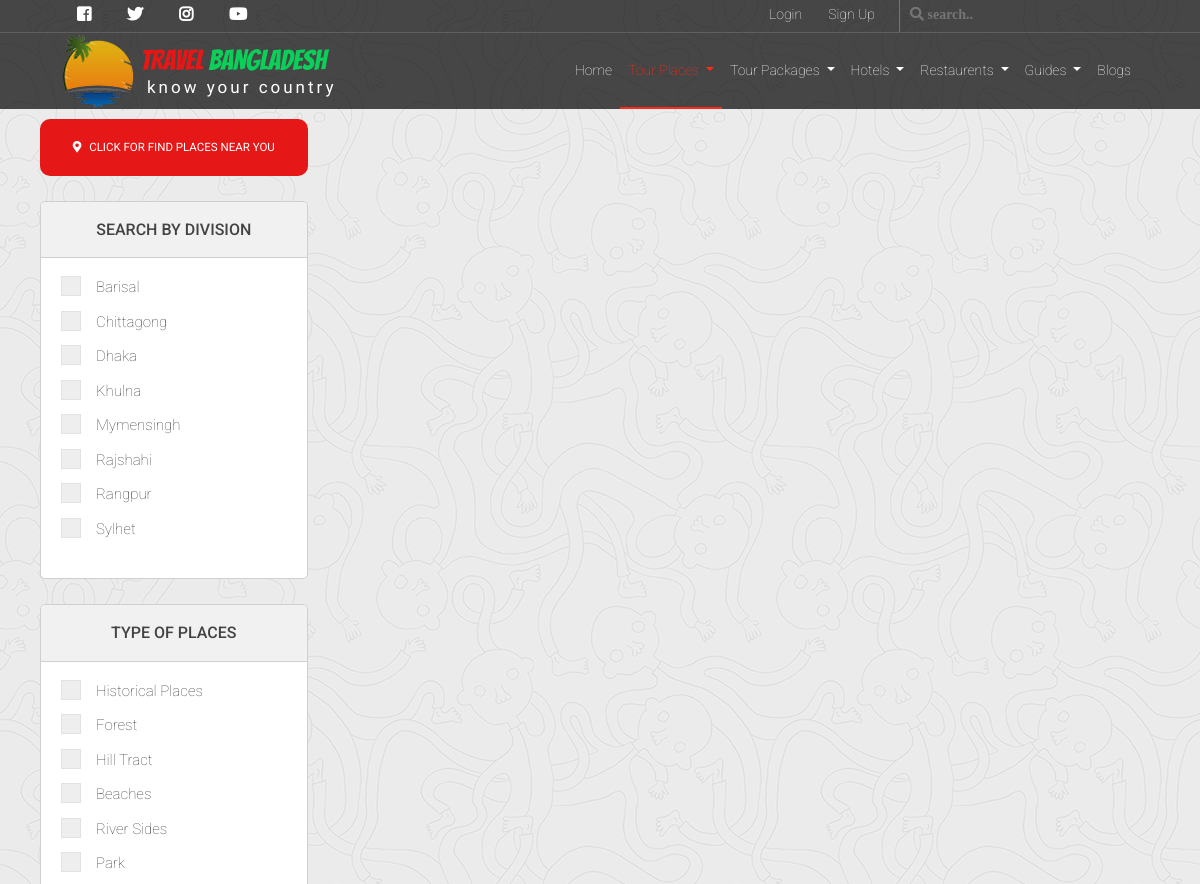
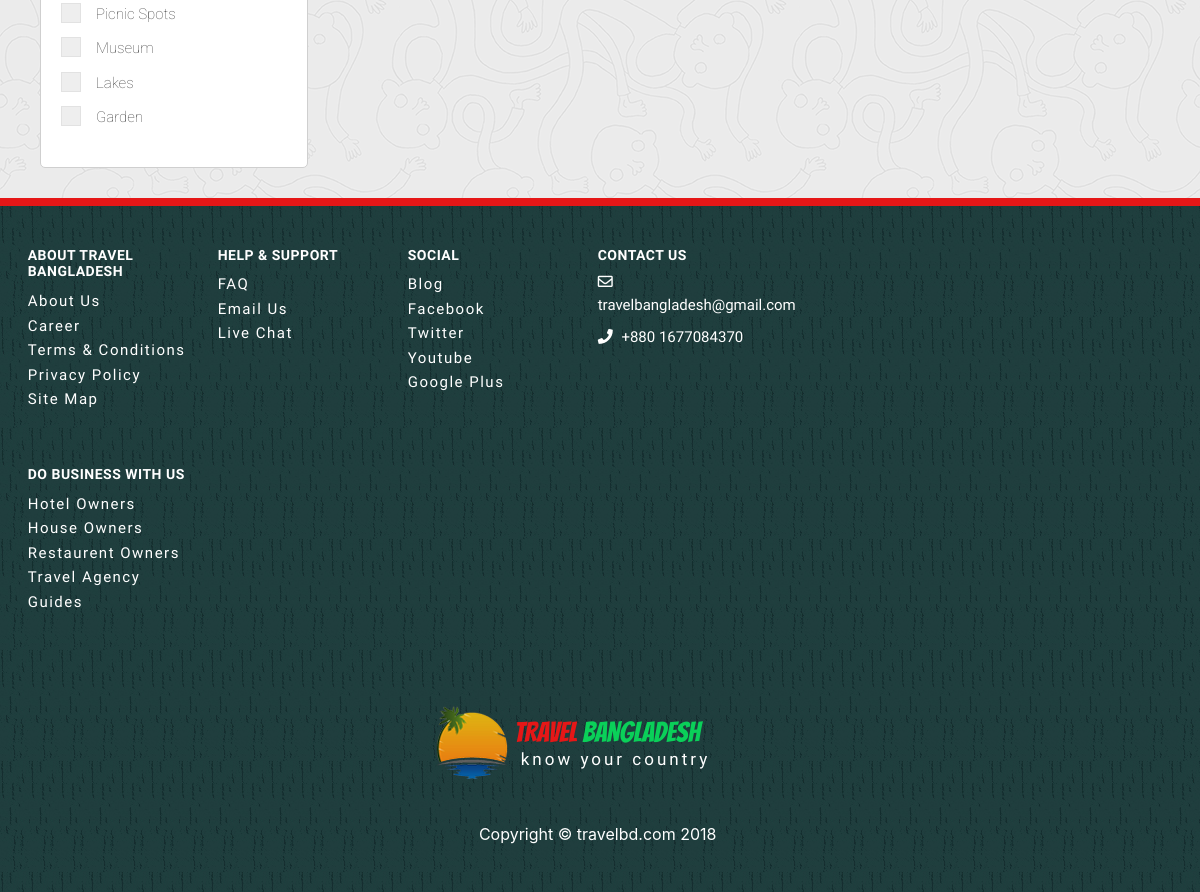
/place.php, run on the app's committed database (2 pictures, top to bottom).
### tables this page shows
CREATE TABLE IF NOT EXISTS `division` (
  `divisionName` varchar(255) NOT NULL
);

CREATE TABLE IF NOT EXISTS `catagory` (
  `catName` varchar(255) DEFAULT NULL,
  `catId` int(11) NOT NULL
);

### template/placeFilter.php (the view, shortened to what this page needs)
<?php
    include("includes/connection.php");
    $allDivision ="SELECT * FROM division";
    $runAllDivision= mysqli_query($con,$allDivision);
?>
                 <div class="col-lg-3 col-md-4  filter">
                  <button>
                      <i class="fas fa-map-marker-alt"></i>
                      click for find places near you
                  </button>
                  <div class="searchByDivision">
                      <h3 class="filterHead">Search By Division</h3>
                      <ul class="filterOption">
                         <?php
                            while ($row3 = mysqli_fetch_array($runAllDivision)){
                             $divisionName= $row3['divisionName'];
                            echo"<li>";
                            echo"  <label class='myCheck'>"; echo $divisionName;
                            echo"      <span class='checkmark'></span>";
                            echo" </label>";
                              echo"<ul class='text' style='display:none'>";
                              echo'</ul>
                          </li>';
                        }
                          ?>
                      </ul>
                  </div>
                  <div class="searchByPlaces typeOfp">
                      <h3 class="filterHead">Type Of Places</h3>
                      <ul class="filterOption">
                         <?php
                            $placeType="SELECT * FROM catagory";
                            $runAllPlaceType= mysqli_query($con,$placeType);
                            while ($row5 = mysqli_fetch_array($runAllPlaceType)){
                                $placeType=$row5['catName'];
                                echo"<li>";
                                     echo"<label class='myCheck'>";
                                     echo $placeType;
                                     echo" <span class='checkmark'></span>";
                                     echo"</label>";
                                echo"</li>";
                            }
                        ?>
                      </ul>
                  </div>
              </div>

### css/style.css (style rules this page uses)
body { background: url(../img/ignasi_pattern_s.png); background-repeat: repeat-x repeat-y; }
.fg .ng p, ul { font-family: 'Port Lligat Slab', serif; font-size: 16px; color: #010913; text-align: left; text-transform: capitalize; font-weight: 600; }
.filter button { background: #e51717; padding: 16px; border-radius: 10px; border: none; color: #fff; font-family: 'Roboto', sans-serif; font-size: 12px; text-align: center; text-transform: uppercase; cursor: pointer; width: 100%; margin-top: 59px; padding-top: 20px; padding-bottom: 20px; float: left; }
.filter button i { margin-right: 5px; }
.filter .searchByDivision, .filter .searchByPlaces { background-color: #ffffff; border-radius: 5px; border: 1px solid; margin-top: 25px; color: #434343; border-color: #cfcfcf; float: left; width: 100%; }
.filter .searchByDivision h3, .filter .searchByPlaces h3 { font-family: 'Roboto', sans-serif; font-size: 18px; text-align: center; padding: 18px; border-top-right-radius: 5px; border-top-left-radius: 5px; text-transform: uppercase; color: #434343; border-bottom: 1px solid #cfcfcf; background-color: #f1f1f1; }
.filter .searchByDivision ul, .filter .searchByPlaces ul { list-style: none; padding-bottom: 10px; padding-top: 10px; }
.myCheck { display: block; position: relative; padding-left: 35px; margin-bottom: 12px; cursor: pointer; font-size: 15px; -webkit-user-select: none; -moz-user-select: none; -ms-user-select: none; user-select: none; color: #434343; font-family: 'Roboto', sans-serif; font-weight: 100; }
.checkmark { position: absolute; top: 0; left: 0; height: 20px; width: 20px; background-color: #eee; border: 1px solid #e2e2e2; }
.checkmark:after { content: ""; position: absolute; display: none; }
.myCheck .checkmark:after { left: 7px; top: 4px; width: 5px; height: 10px; border: solid white; border-width: 0 3px 3px 0; -webkit-transform: rotate(45deg); -ms-transform: rotate(45deg); transform: rotate(45deg); }
* { outline: none !important; }
fieldset, label { margin: 0; padding: 0; }
@media (max-width: 1200px) { .fg .ng p, ul { margin-left: 10px; } }
@media (max-width: 1200px) { .filter { padding: 0 !important; padding-left: 10px !important; } }
@media (max-width: 1200px) { .filter .searchByDivision ul, .filter .searchByPlaces ul { padding-left: 0; margin-left: 20px; } }
@media (max-width: 1200px) { .filter button { padding: 20px 10px; font-size: 11.5px; margin-top: 75px; } }
@media (max-width: 1200px) { .filter .searchByDivision h3, .filter .searchByPlaces h3 { font-size: 16px; } }
[class*="col-"] { padding: 1rem; }

### data on the page
division: divisionName "Barisal"
division: divisionName "Chittagong"
division: divisionName "Dhaka"
division: divisionName "Khulna"
division: divisionName "Mymensingh"
division: divisionName "Rajshahi"
division: divisionName "Rangpur"
division: divisionName "Sylhet"
catagory: catName "Historical Places"
catagory: catName "Forest"
catagory: catName "Hill Tract"
catagory: catName "Beaches"
catagory: catName "River Sides"
catagory: catName "Park"
catagory: catName "Picnic Spots"
catagory: catName "Museum"
catagory: catName "Lakes"
catagory: catName "Garden"
